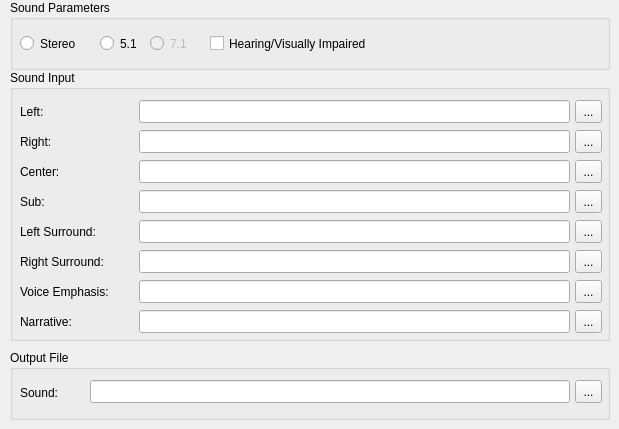
          <widget class="QWidget" name="page_2">
           <widget class="QGroupBox" name="inputSGroupBox">
            <property name="geometry">
             <rect>
              <x>10</x>
              <y>70</y>
              <width>600</width>
              <height>271</height>
             </rect>
            </property>
            <property name="title">
             <string>Sound Input</string>
            </property>
            <widget class="QLabel" name="aLeftLabel">
             <property name="geometry">
              <rect>
               <x>10</x>
               <y>30</y>
               <width>62</width>
               <height>23</height>
              </rect>
             </property>
             <property name="text">
              <string>Left:</string>
             </property>
            </widget>
            <widget class="QLineEdit" name="aLeftEdit">
             <property name="geometry">
              <rect>
               <x>129</x>
               <y>30</y>
               <width>431</width>
               <height>23</height>
              </rect>
             </property>
             <property name="readOnly">
              <bool>true</bool>
             </property>
            </widget>
            <widget class="QLabel" name="aCenterLabel">
             <property name="geometry">
              <rect>
               <x>10</x>
               <y>90</y>
               <width>62</width>
               <height>23</height>
              </rect>
             </property>
             <property name="text">
              <string>Center:</string>
             </property>
            </widget>
            <widget class="QLabel" name="aRightLabel">
             <property name="geometry">
              <rect>
               <x>10</x>
               <y>60</y>
               <width>41</width>
               <height>23</height>
              </rect>
             </property>
             <property name="text">
              <string>Right:</string>
             </property>
            </widget>
            <widget class="QLineEdit" name="aSubEdit">
             <property name="geometry">
              <rect>
               <x>129</x>
               <y>120</y>
               <width>431</width>
               <height>23</height>
              </rect>
             </property>
             <property name="readOnly">
              <bool>true</bool>
             </property>
            </widget>
            <widget class="QToolButton" name="aLeftButton">
             <property name="geometry">
              <rect>
               <x>565</x>
               <y>30</y>
               <width>27</width>
               <height>23</height>
              </rect>
             </property>
             <property name="sizePolicy">
              <sizepolicy hsizetype="Fixed" vsizetype="Fixed">
               <horstretch>27</horstretch>
               <verstretch>25</verstretch>
              </sizepolicy>
             </property>
             <property name="text">
              <string>...</string>
             </property>
            </widget>
            <widget class="QLineEdit" name="aRightEdit">
             <property name="geometry">
              <rect>
               <x>129</x>
               <y>60</y>
               <width>431</width>
               <height>23</height>
              </rect>
             </property>
             <property name="readOnly">
              <bool>true</bool>
             </property>
            </widget>
            <widget class="QLabel" name="aSubLabel">
             <property name="geometry">
              <rect>
               <x>10</x>
               <y>120</y>
               <width>31</width>
               <height>23</height>
              </rect>
             </property>
             <property name="text">
              <string>Sub:</string>
             </property>
            </widget>
            <widget class="QLineEdit" name="aCenterEdit">
             <property name="geometry">
              <rect>
               <x>129</x>
               <y>90</y>
               <width>431</width>
               <height>23</height>
              </rect>
             </property>
             <property name="readOnly">
              <bool>true</bool>
             </property>
            </widget>
            <widget class="QLineEdit" name="aLeftSEdit">
             <property name="geometry">
              <rect>
               <x>129</x>
               <y>150</y>
               <width>431</width>
               <height>23</height>
              </rect>
             </property>
             <property name="readOnly">
              <bool>true</bool>
             </property>
            </widget>
            <widget class="QLineEdit" name="aRightSEdit">
             <property name="geometry">
              <rect>
               <x>129</x>
               <y>180</y>
               <width>431</width>
               <height>23</height>
              </rect>
             </property>
             <property name="readOnly">
              <bool>true</bool>
             </property>
            </widget>
            <widget class="QToolButton" name="aRightButton">
             <property name="geometry">
              <rect>
               <x>565</x>
               <y>60</y>
               <width>27</width>
               <height>23</height>
              </rect>
             </property>
             <property name="sizePolicy">
              <sizepolicy hsizetype="Fixed" vsizetype="Fixed">
               <horstretch>27</horstretch>
               <verstretch>25</verstretch>
              </sizepolicy>
             </property>
             <property name="text">
              <string>...</string>
             </property>
            </widget>
            <widget class="QToolButton" name="aCenterButton">
             <property name="geometry">
              <rect>
               <x>565</x>
               <y>90</y>
               <width>27</width>
               <height>23</height>
              </rect>
             </property>
             <property name="sizePolicy">
              <sizepolicy hsizetype="Fixed" vsizetype="Fixed">
               <horstretch>27</horstretch>
               <verstretch>25</verstretch>
              </sizepolicy>
             </property>
             <property name="text">
              <string>...</string>
             </property>
            </widget>
            <widget class="QToolButton" name="aSubButton">
             <property name="geometry">
              <rect>
               <x>565</x>
               <y>120</y>
               <width>27</width>
               <height>23</height>
              </rect>
             </property>
             <property name="sizePolicy">
              <sizepolicy hsizetype="Fixed" vsizetype="Fixed">
               <horstretch>27</horstretch>
               <verstretch>25</verstretch>
              </sizepolicy>
             </property>
             <property name="text">
              <string>...</string>
             </property>
            </widget>
            <widget class="QToolButton" name="aLeftSButton">
             <property name="geometry">
              <rect>
               <x>565</x>
               <y>150</y>
               <width>27</width>
               <height>23</height>
              </rect>
             </property>
             <property name="sizePolicy">
              <sizepolicy hsizetype="Fixed" vsizetype="Fixed">
               <horstretch>27</horstretch>
               <verstretch>25</verstretch>
              </sizepolicy>
             </property>
             <property name="text">
              <string>...</string>
             </property>
            </widget>
            <widget class="QToolButton" name="aRightSButton">
             <property name="geometry">
              <rect>
               <x>565</x>
               <y>180</y>
               <width>27</width>
               <height>23</height>
              </rect>
             </property>
             <property name="sizePolicy">
              <sizepolicy hsizetype="Fixed" vsizetype="Fixed">
               <horstretch>27</horstretch>
               <verstretch>25</verstretch>
              </sizepolicy>
             </property>
             <property name="text">
              <string>...</string>
             </property>
            </widget>
            <widget class="QLabel" name="aLeftSLabel">
             <property name="geometry">
              <rect>
               <x>10</x>
               <y>150</y>
               <width>101</width>
               <height>23</height>
              </rect>
             </property>
             <property name="text">
              <string>Left Surround:</string>
             </property>
             <property name="alignment">
              <set>Qt::AlignLeading|Qt::AlignLeft|Qt::AlignVCenter</set>
             </property>
            </widget>
            <widget class="QLabel" name="aRightSLabel">
             <property name="geometry">
              <rect>
               <x>10</x>
               <y>180</y>
               <width>111</width>
               <height>23</height>
              </rect>
             </property>
             <property name="text">
              <string>Right Surround:</string>
             </property>
             <property name="alignment">
              <set>Qt::AlignLeading|Qt::AlignLeft|Qt::AlignVCenter</set>
             </property>
            </widget>
            <widget class="QLineEdit" name="aVIEdit">
             <property name="geometry">
              <rect>
               <x>129</x>
               <y>240</y>
               <width>431</width>
               <height>23</height>
              </rect>
             </property>
             <property name="readOnly">
              <bool>true</bool>
             </property>
            </widget>
            <widget class="QToolButton" name="aVIButton">
             <property name="geometry">
              <rect>
               <x>565</x>
               <y>240</y>
               <width>27</width>
               <height>23</height>
              </rect>
             </property>
             <property name="sizePolicy">
              <sizepolicy hsizetype="Fixed" vsizetype="Fixed">
               <horstretch>27</horstretch>
               <verstretch>25</verstretch>
              </sizepolicy>
             </property>
             <property name="text">
              <string>...</string>
             </property>
            </widget>
            <widget class="QLabel" name="aVILabel">
             <property name="geometry">
              <rect>
               <x>10</x>
               <y>240</y>
               <width>111</width>
               <height>23</height>
              </rect>
             </property>
             <property name="text">
              <string>Narrative:</string>
             </property>
             <property name="alignment">
              <set>Qt::AlignLeading|Qt::AlignLeft|Qt::AlignVCenter</set>
             </property>
            </widget>
            <widget class="QLabel" name="aHILabel">
             <property name="geometry">
              <rect>
               <x>10</x>
               <y>210</y>
               <width>111</width>
               <height>23</height>
              </rect>
             </property>
             <property name="text">
              <string>Voice Emphasis:</string>
             </property>
             <property name="alignment">
              <set>Qt::AlignLeading|Qt::AlignLeft|Qt::AlignVCenter</set>
             </property>
            </widget>
            <widget class="QLineEdit" name="aHIEdit">
             <property name="geometry">
              <rect>
               <x>129</x>
               <y>210</y>
               <width>431</width>
               <height>23</height>
              </rect>
             </property>
             <property name="readOnly">
              <bool>true</bool>
             </property>
            </widget>
            <widget class="QToolButton" name="aHIButton">
             <property name="geometry">
              <rect>
               <x>565</x>
               <y>210</y>
               <width>27</width>
               <height>23</height>
              </rect>
             </property>
             <property name="sizePolicy">
              <sizepolicy hsizetype="Fixed" vsizetype="Fixed">
               <horstretch>27</horstretch>
               <verstretch>25</verstretch>
              </sizepolicy>
             </property>
             <property name="text">
              <string>...</string>
             </property>
            </widget>
           </widget>
           <widget class="QGroupBox" name="amxfOutGroupBox">
            <property name="geometry">
             <rect>
              <x>10</x>
              <y>350</y>
              <width>600</width>
              <height>70</height>
             </rect>
            </property>
            <property name="title">
             <string>Output File</string>
            </property>
            <widget class="QLabel" name="aMxfOutLabel">
             <property name="geometry">
              <rect>
               <x>10</x>
               <y>30</y>
               <width>60</width>
               <height>25</height>
              </rect>
             </property>
             <property name="sizePolicy">
              <sizepolicy hsizetype="Preferred" vsizetype="Fixed">
               <horstretch>0</horstretch>
               <verstretch>25</verstretch>
              </sizepolicy>
             </property>
             <property name="minimumSize">
              <size>
               <width>0</width>
               <height>25</height>
              </size>
             </property>
             <property name="text">
              <string>Sound:</string>
             </property>
            </widget>
            <widget class="QToolButton" name="aMxfOutButton">
             <property name="geometry">
              <rect>
               <x>565</x>
               <y>30</y>
               <width>27</width>
               <height>23</height>
              </rect>
             </property>
             <property name="sizePolicy">
              <sizepolicy hsizetype="Fixed" vsizetype="Fixed">
               <horstretch>27</horstretch>
               <verstretch>25</verstretch>
              </sizepolicy>
             </property>
             <property name="text">
              <string>...</string>
             </property>
            </widget>
            <widget class="QLineEdit" name="aMxfOutEdit">
             <property name="geometry">
              <rect>
               <x>80</x>
               <y>30</y>
               <width>480</width>
               <height>23</height>
              </rect>
             </property>
             <property name="sizePolicy">
              <sizepolicy hsizetype="Expanding" vsizetype="Fixed">
               <horstretch>0</horstretch>
               <verstretch>25</verstretch>
              </sizepolicy>
             </property>
             <property name="readOnly">
              <bool>true</bool>
             </property>
            </widget>
           </widget>
           <widget class="QGroupBox" name="soundParametersGroupBox">
            <property name="geometry">
             <rect>
              <x>10</x>
              <y>0</y>
              <width>600</width>
              <height>70</height>
             </rect>
            </property>
            <property name="title">
             <string>Sound Parameters</string>
            </property>
            <widget class="QRadioButton" name="mxfSoundRadio2">
             <property name="geometry">
              <rect>
               <x>10</x>
               <y>30</y>
               <width>71</width>
               <height>27</height>
              </rect>
             </property>
             <property name="text">
              <string>Stereo</string>
             </property>
            </widget>
            <widget class="QRadioButton" name="mxfSoundRadio7">
             <property name="enabled">
              <bool>false</bool>
             </property>
             <property name="geometry">
              <rect>
               <x>140</x>
               <y>30</y>
               <width>51</width>
               <height>27</height>
              </rect>
             </property>
             <property name="text">
              <string>7.1</string>
             </property>
            </widget>
            <widget class="QRadioButton" name="mxfSoundRadio5">
             <property name="geometry">
              <rect>
               <x>90</x>
               <y>30</y>
               <width>51</width>
               <height>27</height>
              </rect>
             </property>
             <property name="text">
              <string>5.1</string>
             </property>
            </widget>
            <widget class="QCheckBox" name="mxfHVCheckBox">
             <property name="geometry">
              <rect>
               <x>200</x>
               <y>30</y>
               <width>201</width>
               <height>27</height>
              </rect>
             </property>
             <property name="text">
              <string>Hearing/Visually Impaired</string>
             </property>
            </widget>
           </widget>
          </widget>
